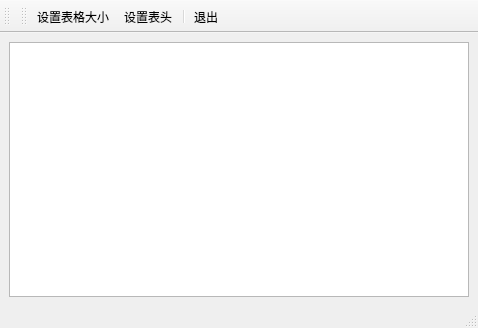
<?xml version="1.0" encoding="UTF-8"?>
<ui version="4.0">
 <class>TTable</class>
 <widget class="QMainWindow" name="TTable">
  <property name="geometry">
   <rect>
    <x>0</x>
    <y>0</y>
    <width>478</width>
    <height>328</height>
   </rect>
  </property>
  <property name="windowTitle">
   <string>MainWindow</string>
  </property>
  <widget class="QWidget" name="centralwidget">
   <layout class="QVBoxLayout" name="verticalLayout">
    <item>
     <widget class="QTableView" name="tableView"/>
    </item>
   </layout>
  </widget>
  <widget class="QMenuBar" name="menubar">
   <property name="geometry">
    <rect>
     <x>0</x>
     <y>0</y>
     <width>478</width>
     <height>18</height>
    </rect>
   </property>
  </widget>
  <widget class="QStatusBar" name="statusbar"/>
  <widget class="QToolBar" name="toolBar">
   <property name="windowTitle">
    <string>toolBar</string>
   </property>
   <attribute name="toolBarArea">
    <enum>TopToolBarArea</enum>
   </attribute>
   <attribute name="toolBarBreak">
    <bool>false</bool>
   </attribute>
  </widget>
  <widget class="QToolBar" name="toolBar_2">
   <property name="windowTitle">
    <string>toolBar_2</string>
   </property>
   <property name="toolButtonStyle">
    <enum>Qt::ToolButtonStyle::ToolButtonTextUnderIcon</enum>
   </property>
   <attribute name="toolBarArea">
    <enum>TopToolBarArea</enum>
   </attribute>
   <attribute name="toolBarBreak">
    <bool>false</bool>
   </attribute>
   <addaction name="action_1"/>
   <addaction name="action_2"/>
   <addaction name="separator"/>
   <addaction name="action_3"/>
  </widget>
  <action name="action_1">
   <property name="icon">
    <iconset resource="qrc.qrc">
     <normaloff>:/qrc/表格大小.png</normaloff>:/qrc/表格大小.png</iconset>
   </property>
   <property name="text">
    <string>设置表格大小</string>
   </property>
   <property name="toolTip">
    <string>自定义表格大小</string>
   </property>
   <property name="menuRole">
    <enum>QAction::MenuRole::NoRole</enum>
   </property>
  </action>
  <action name="action_2">
   <property name="icon">
    <iconset resource="qrc.qrc">
     <normaloff>:/qrc/设置表头.png</normaloff>:/qrc/设置表头.png</iconset>
   </property>
   <property name="text">
    <string>设置表头</string>
   </property>
   <property name="menuRole">
    <enum>QAction::MenuRole::NoRole</enum>
   </property>
  </action>
  <action name="action_3">
   <property name="icon">
    <iconset theme="QIcon::ThemeIcon::SystemLogOut"/>
   </property>
   <property name="text">
    <string>退出</string>
   </property>
   <property name="toolTip">
    <string>退出程序</string>
   </property>
   <property name="menuRole">
    <enum>QAction::MenuRole::NoRole</enum>
   </property>
  </action>
 </widget>
 <resources>
  <include location="qrc.qrc"/>
 </resources>
 <connections>
  <connection>
   <sender>action_3</sender>
   <signal>triggered()</signal>
   <receiver>TTable</receiver>
   <slot>close()</slot>
   <hints>
    <hint type="sourcelabel">
     <x>-1</x>
     <y>-1</y>
    </hint>
    <hint type="destinationlabel">
     <x>234</x>
     <y>133</y>
    </hint>
   </hints>
  </connection>
 </connections>
</ui>
